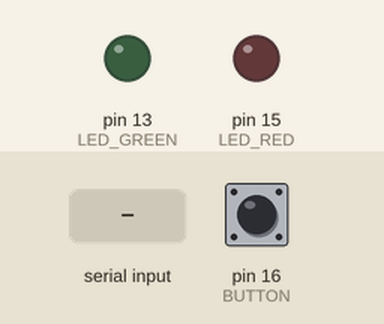
A sketch run on a simulated Arduino Uno, built with avr-gcc and run on an emulated ATmega328P. Parts: output pins drawn as LEDs (lit = HIGH). Dashed ring = blinking. The test bench sets the inputs (shaded band); at power-on: pin 16 (BUTTON) HIGH. What the sketch prints to the serial monitor is not drawn.

Above: at 2.2 s.
2.3 s: pin 16 (BUTTON) pulled LOW for 0.15 s
At 2.7 s:
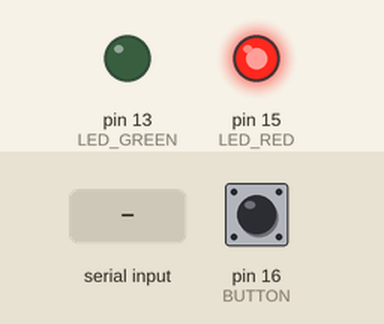
3.9 s: pin 16 (BUTTON) pulled LOW for 1 s
At 5.1 s:
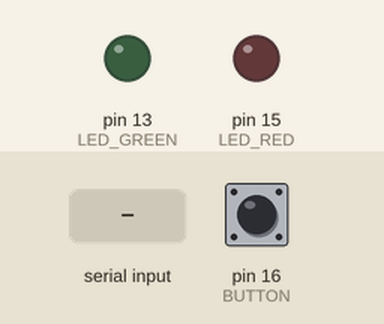
6.4 s: "1" received over Serial
At 7.3 s:
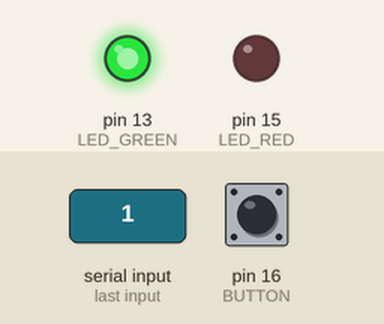
7.9 s: "0" received over Serial
At 8.4 s:
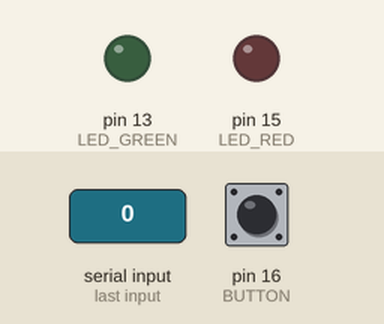
9.4 s: pin 16 (BUTTON) pulsed LOW 5 times (0.12 s each, 0.3 s apart)
At 10.15 s:
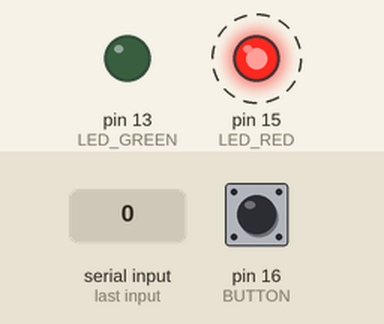
Timing chart, 0 to 12.4 s (numbered marks = the images above; inputs shaded):
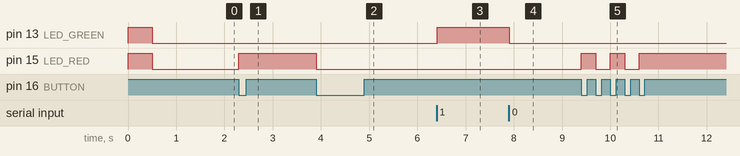

The sketch:

HCP_Led_Test2.ino
```cpp
#define LED_GREEN 13
#define LED_RED 15
#define BUTTON 16

//#define CHANNEL 002
//#define BAUD_RATE 1200

bool state = true;
bool state2 = true;

void setup()
{
  pinMode(LED_GREEN, OUTPUT);
  pinMode(LED_RED, OUTPUT);
  pinMode(BUTTON, INPUT_PULLUP);

  Serial.begin(1200);

  // HC12.println("AT+C" + CHANNEL);
  // HC12.println("AT+B" + BAUD_RATE);

  digitalWrite(LED_GREEN,true);
  digitalWrite(LED_RED,true);
  delay(500);
  digitalWrite(LED_GREEN,false);
  digitalWrite(LED_RED,false);
  delay(500);
}

void loop()
{
  if (!digitalRead(BUTTON))
  {
      Serial.write("r");

      digitalWrite(LED_RED,state);
      state = !state;

      while (!digitalRead(BUTTON));
  }

  if (Serial.available())
  {
    Serial.read();

    digitalWrite(LED_GREEN,state2);
    state2 = !state2;

    delay(20);
  }

  delay(1);
}
```

Measured:
- after the input at 2.3 s, pin 15 (LED_RED): LOW → HIGH at once
- after the input at 3.9 s, pin 15 (LED_RED): HIGH → LOW at once
- after the input at 6.4 s, pin 13 (LED_GREEN): LOW → HIGH at once
- after the input at 7.9 s, pin 13 (LED_GREEN): HIGH → LOW at once
- after the input at 9.4 s, pin 15 (LED_RED): alternates HIGH for 0.30 s and LOW for 0.30 s, 5 changes in all, then stays HIGH, starting at once
